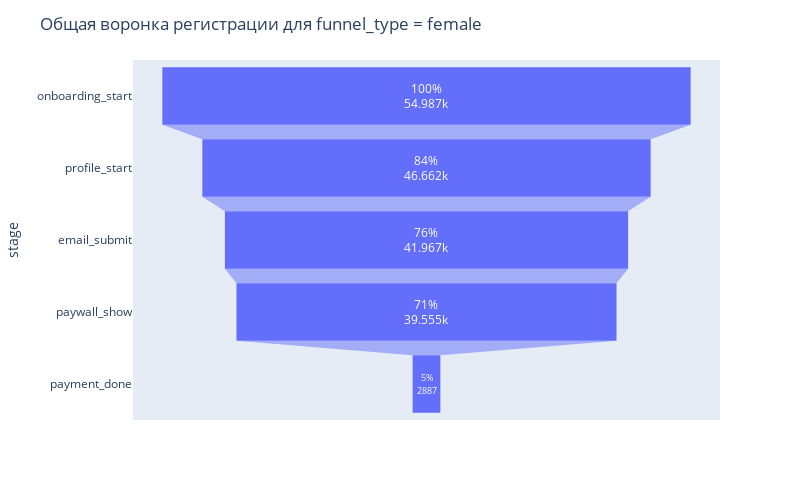
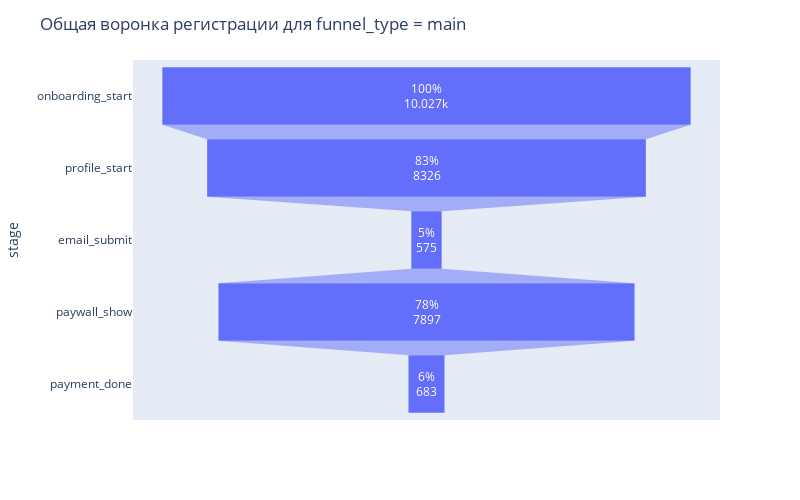
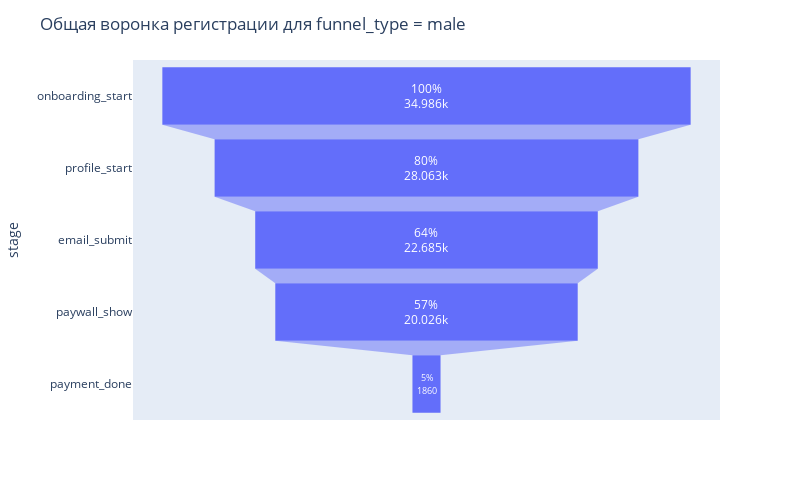

Write notebook code for charts like these, in order.
### Code cell
for event_type in by_event_type['group_by'].unique():
    current_df = by_event_type[by_event_type['group_by'] == event_type]
    data = dict(
        number=current_df['users'].tolist(),
        stage=current_df['event_type'].tolist(),
        text=[f"{int(x)}%" for x in current_df['conversion_from_start']]
    )

    fig = px.funnel(data, x='number', y='stage', text='text')
    fig.update_traces(textposition='inside')
    fig.update_layout(title=f"Общая воронка регистрации для funnel_type = {event_type}",
            width=800,
            height=500)
    fig.show()

### Figure 1 — Plotly figure (JSON) as saved in the notebook; plotly's stock layout.template omitted (floating-point values rounded to 4 significant figures)
{"data": [{"hovertemplate": "number=%{x}<br>stage=%{y}<br>text=%{text}<extra></extra>", "legendgroup": "", "marker": {"color": "#636efa"}, "name": "", "orientation": "h", "showlegend": false, "text": ["100%", "84%", "76%", "71%", "5%"], "textposition": "inside", "type": "funnel", "x": [54987, 46662, 41967, 39555, 2887], "xaxis": "x", "y": ["onboarding_start", "profile_start", "email_submit", "paywall_show", "payment_done"], "yaxis": "y"}], "layout": {"height": 500, "legend": {"tracegroupgap": 0}, "margin": {"t": 60}, "title": {"text": "Общая воронка регистрации для funnel_type = female"}, "width": 800, "xaxis": {"anchor": "y", "domain": [0, 1], "title": {"text": "number"}}, "yaxis": {"anchor": "x", "domain": [0, 1], "title": {"text": "stage"}}}}

### Figure 2 — Plotly figure (JSON) as saved in the notebook; plotly's stock layout.template omitted (floating-point values rounded to 4 significant figures)
{"data": [{"hovertemplate": "number=%{x}<br>stage=%{y}<br>text=%{text}<extra></extra>", "legendgroup": "", "marker": {"color": "#636efa"}, "name": "", "orientation": "h", "showlegend": false, "text": ["100%", "83%", "5%", "78%", "6%"], "textposition": "inside", "type": "funnel", "x": [10027, 8326, 575, 7897, 683], "xaxis": "x", "y": ["onboarding_start", "profile_start", "email_submit", "paywall_show", "payment_done"], "yaxis": "y"}], "layout": {"height": 500, "legend": {"tracegroupgap": 0}, "margin": {"t": 60}, "title": {"text": "Общая воронка регистрации для funnel_type = main"}, "width": 800, "xaxis": {"anchor": "y", "domain": [0, 1], "title": {"text": "number"}}, "yaxis": {"anchor": "x", "domain": [0, 1], "title": {"text": "stage"}}}}

### Figure 3 — Plotly figure (JSON) as saved in the notebook; plotly's stock layout.template omitted (floating-point values rounded to 4 significant figures)
{"data": [{"hovertemplate": "number=%{x}<br>stage=%{y}<br>text=%{text}<extra></extra>", "legendgroup": "", "marker": {"color": "#636efa"}, "name": "", "orientation": "h", "showlegend": false, "text": ["100%", "80%", "64%", "57%", "5%"], "textposition": "inside", "type": "funnel", "x": [34986, 28063, 22685, 20026, 1860], "xaxis": "x", "y": ["onboarding_start", "profile_start", "email_submit", "paywall_show", "payment_done"], "yaxis": "y"}], "layout": {"height": 500, "legend": {"tracegroupgap": 0}, "margin": {"t": 60}, "title": {"text": "Общая воронка регистрации для funnel_type = male"}, "width": 800, "xaxis": {"anchor": "y", "domain": [0, 1], "title": {"text": "number"}}, "yaxis": {"anchor": "x", "domain": [0, 1], "title": {"text": "stage"}}}}
